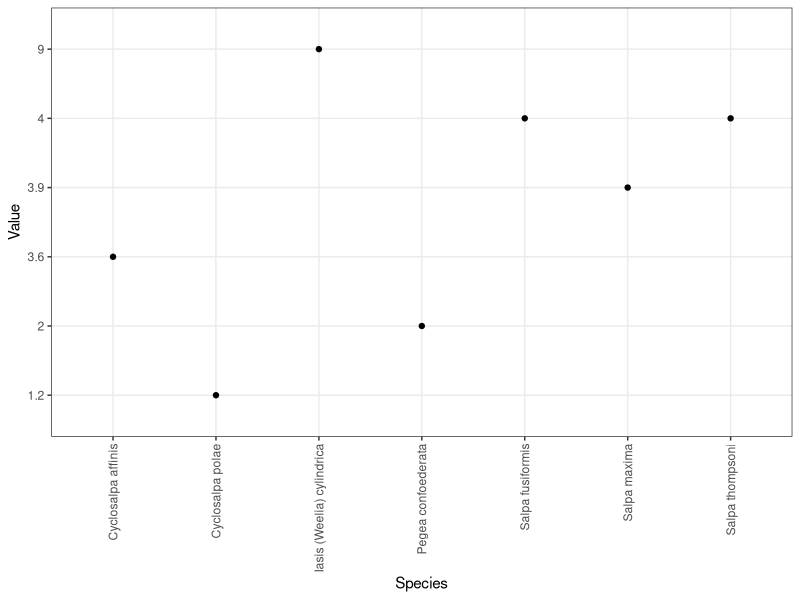
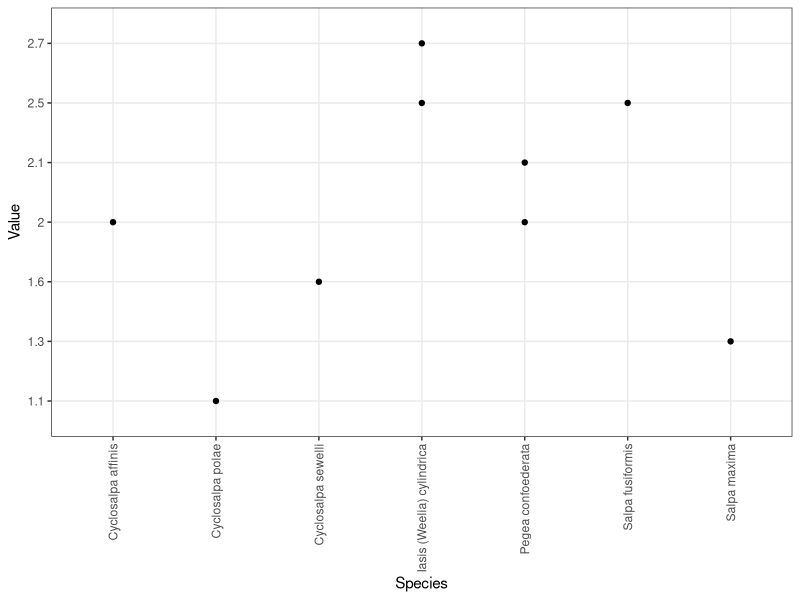
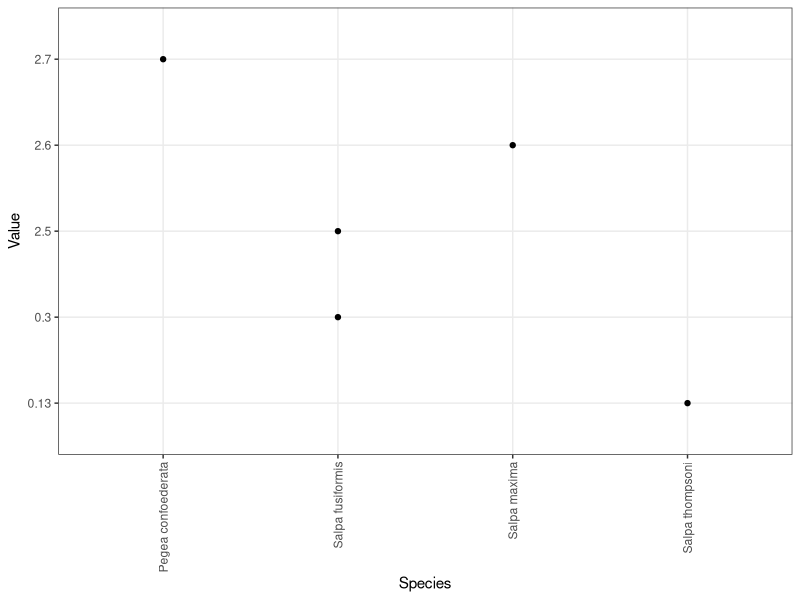

R code for these plots, in order: (Note: this script raises an error after producing the figures.)
library(tidyverse)
library(ape)
library(phytools)
library(reshape2)

setwd("~/Documents/salp_ecomorphology/")
traits <- read.csv("salplit.tsv", sep="\t", stringsAsFactors = F)

ggplot(traits[which(traits$Variable=="Mean swimming speed cms"),], aes(x = Species, y = Value)) + geom_point() + theme_bw() + theme(axis.text.x = element_text(angle = 90, vjust = 0.5, hjust=1))

ggplot(traits[which(traits$Variable=="Mean pulsation rate Hz"),], aes(x = Species, y = Value)) + geom_point() + theme_bw() + theme(axis.text.x = element_text(angle = 90, vjust = 0.5, hjust=1))

ggplot(traits[which(traits$Variable=="Cost of locomotion J-kg-m"),], aes(x = Species, y = Value)) + geom_point() + theme_bw() + theme(axis.text.x = element_text(angle = 90, vjust = 0.5, hjust=1))

tree_salp <- read.newick("phylogeny/salps18Saligned.fa.treefile")
tree_salp$tip.label <- str_remove_all(tree_salp$tip.label, "HQ.+?_")
tree_salp$tip.label <- str_replace_all(tree_salp$tip.label, "_", " ")
tree_salp <- reroot(tree_salp, 55) #reroot
tree_salp <- drop.tip(tree_salp, 32:39) #drop outgroups
tree_salp <- drop.tip(tree_salp, c(29,24,26,17,21,2,3,6,7,8,13,19)) #drop duplicate species
tree_salp$tip.label[which(tree_salp$tip.label == "Iasis cylindrica")] <- "Iasis (Weelia) cylindrica"

#prune tree by data and make ultrametric
tree_salp_pruned <- drop.tip(tree_salp, which(!(tree_salp$tip.label %in% unique(traits$Species)))) %>% chronos()

pruned_traits <- traits[which(traits$Species %in% tree_salp_pruned$tip.label),]

cast_num <- dcast(pruned_traits[which(pruned_traits$Class=="number"),], Species~Variable, value.var="Value", fun.aggregate = function(x){mean(as.numeric(x), na.rm = T)})
#cast_num[is.na(cast_num)] <- 0 #CAREFUL!!

dotTree(drop.tip(tree_salp_pruned, which(!(tree_salp_pruned$tip.label %in% names(setNames(as.numeric(cast_num$`Mean swimming speed cms`)[which(!is.na(cast_num$`Mean swimming speed cms`))],cast_num$Species))))),setNames(as.numeric(cast_num$`Mean swimming speed cms`)[which(!is.na(cast_num$`Mean swimming speed cms`))],cast_num$Species))
#cast_cat <- dcast(traits[which(traits$Class=="category"),], Species~Variable, value.var="Value", fun.aggregate = unique)
morph <- setNames(pruned_traits[which(pruned_traits$Variable=="Chain architecture"),4], pruned_traits[which(pruned_traits$Variable=="Chain architecture"),1])
simmorph<-make.simmap(tree_salp_pruned,morph,model="ER",nsim=100)
par(ask=F)
obj<-summary(simmorph,plot=FALSE)
cols<-setNames(palette()[1:6],mapped.states(simmorph)[,1])
plot(obj,colors=cols,fsize=0.8,cex=c(0.9,0.5), ftype="i")
add.simmap.legend(colors=cols,x=0, y=4,prompt=FALSE,fsize=0.9,)

for(i in 2:ncol(cast_num)){
  CH_I=as.numeric(cast_num[,i])
  names(CH_I) = cast_num$Species
  CH_I= CH_I[!is.na(CH_I)]
  treeI = drop.tip(tree_salp_pruned,which(!(tree_salp_pruned$tip.label %in% names(CH_I))))
  class(treeI) = "phylo"
  PSIG <- phylosig(treeI, CH_I, test=T)
  print(names(cast_num)[i])
  PSIG$K %>% print()
  PSIG$P %>% print()
  length(CH_I) %>% print()
  #dotTree(treeI,CH_I)
  if(length(CH_I)>4){
    obj<-contMap(treeI,CH_I,plot=FALSE)
    grey<-setMap(obj,c("white","black"))
    par(mfrow=c(1,1))
    plot(grey,lwd=7,legend=2, leg.txt=names(cast_num)[i], fsize=c(1,0.5))
  }
}
